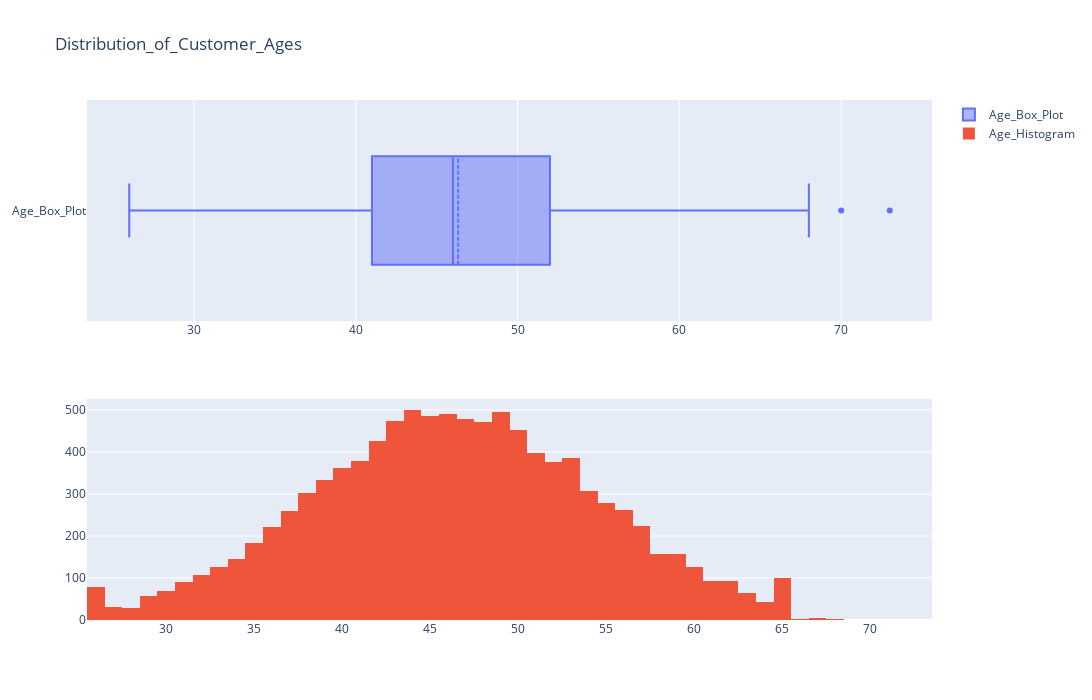

The code cell stored with this chart in its notebook:
### Code cell
# 고객의 연령 분포 시각화

fig = make_subplots(rows=2, cols=1)

tr1 = go.Box(x=df['Customer_Age'], name = 'Age_Box_Plot', boxmean=True)
tr2 = go.Histogram(x=df['Customer_Age'], name = 'Age_Histogram')

fig.add_trace(tr1, row = 1, col = 1)
fig.add_trace(tr2, row = 2, col = 1)

fig.update_layout(height = 700, width = 1200, title_text = 'Distribution_of_Customer_Ages')
fig.show()

### Figure 1 — Plotly figure (JSON) as saved in the notebook; plotly's stock layout.template omitted (floating-point values rounded to 4 significant figures; data arrays with more than 128 entries replaced by an {"elided": "..."} marker saying what was removed)
{"data": [{"boxmean": true, "name": "Age_Box_Plot", "type": "box", "x": {"elided": "10127 int values"}, "xaxis": "x", "yaxis": "y"}, {"name": "Age_Histogram", "type": "histogram", "x": {"elided": "10127 int values"}, "xaxis": "x2", "yaxis": "y2"}], "layout": {"height": 700, "title": {"text": "Distribution_of_Customer_Ages"}, "width": 1200, "xaxis": {"anchor": "y", "autorange": true, "domain": [0, 1], "range": [23.39, 75.61], "type": "linear"}, "xaxis2": {"anchor": "y2", "autorange": true, "domain": [0, 1], "range": [25.5, 73.5], "type": "linear"}, "yaxis": {"anchor": "x", "autorange": true, "domain": [0.575, 1], "range": [-0.5, 0.5], "type": "category"}, "yaxis2": {"anchor": "x2", "autorange": true, "domain": [0, 0.425], "range": [0, 526.3]}}}
